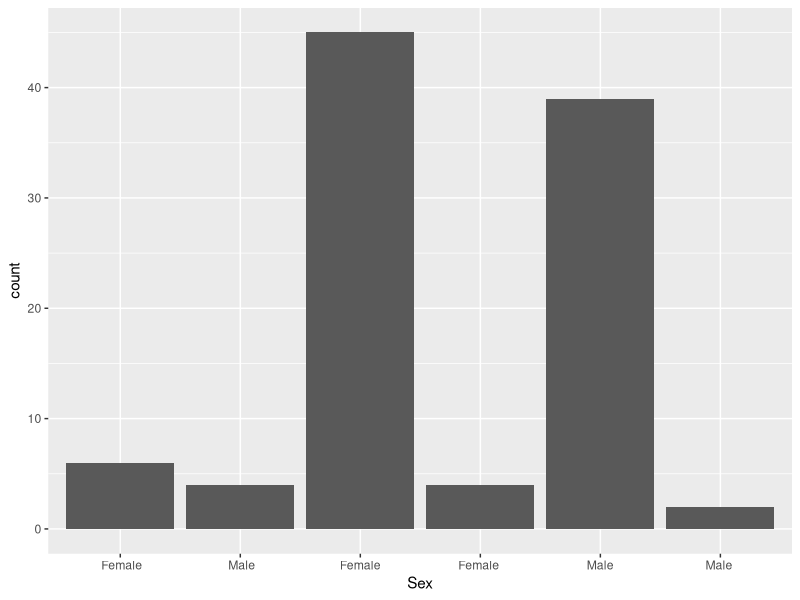
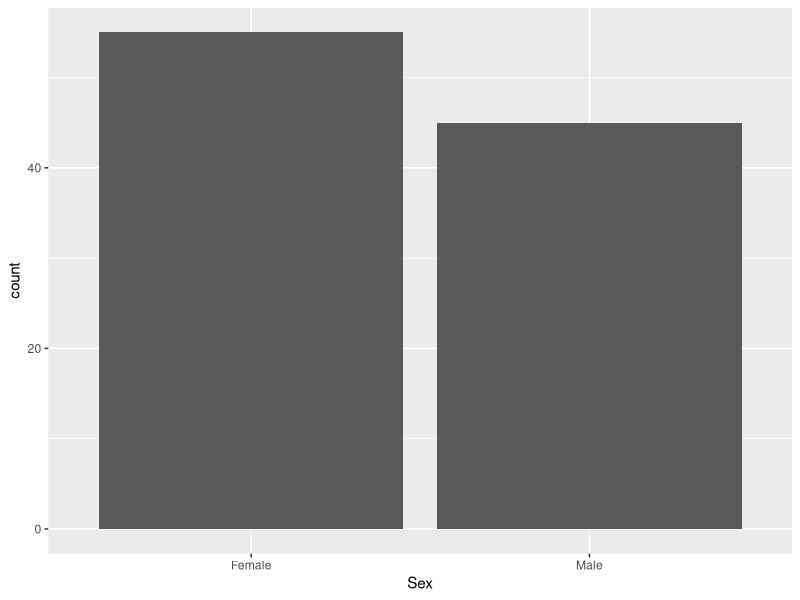
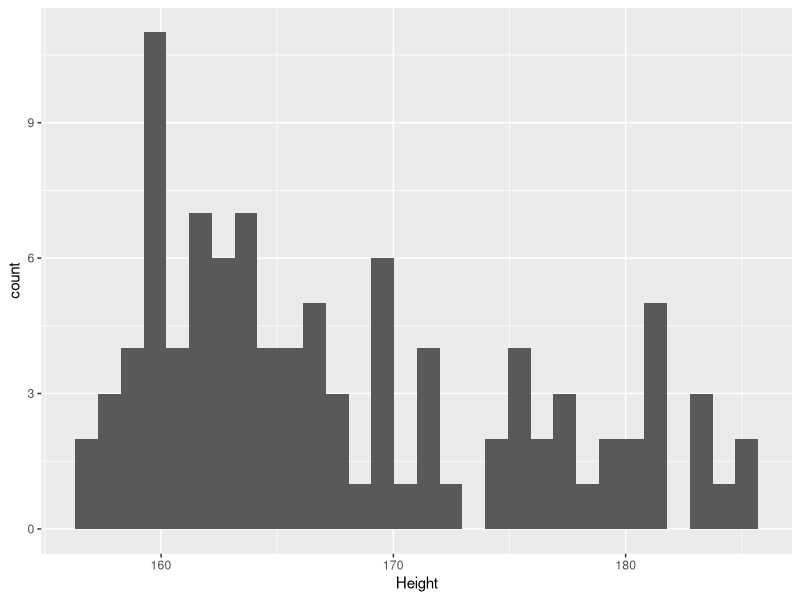

Source code (R) for these figures, in order:
## ---- chunk 1
options(tibble.print_max = 2, tibble.print_min = 2, max.print=10)
## ---- chunk 2
library(tidyverse)
## ---- chunk 3
patients <- read.delim("data/patient-data.txt")
patients <- as_tibble(patients)
patients
## ---- chunk 4
ggplot(patients, mapping = aes(x = Sex)) +
  geom_bar()
## ---- chunk 5
levels(patients$Sex)
## ---- chunk 6
str_trim(patients$Sex)
## ---- chunk 7
mutate(patients, Sex = str_trim(Sex))
## ---- chunk 8
mutate(patients, SexTrimmed = str_trim(Sex))
## ---- chunk 9
mutate(table1, percent = 100 * cases / population)
## ---- chunk 10
patients <- mutate(patients, Sex = factor(str_trim(Sex)))
levels(patients$Sex)
## ---- chunk 11
ggplot(patients, mapping = aes(x = Sex)) +
  geom_bar()
## ---- chunk 12
select(patients, Height)
## ---- chunk 13
str_remove(patients$Height, "cm")
## ---- chunk 14
as.numeric(str_remove(patients$Height, "cm"))
## ---- chunk 15
patients <- mutate(patients, Height = as.numeric(str_remove(Height, "cm")))
patients
## ---- chunk 16
ggplot(patients, mapping = aes(x = Height)) +
  geom_histogram()
## ---- chunk 17
patients <- read.delim("data/patient-data.txt")
patients <- as_tibble(patients)
patients <- mutate(patients,
                   Sex = as.factor(str_trim(Sex)),
                   Height = as.numeric(str_remove(Height, "cm")))
patients
## ---- chunk 18
patients <- read_tsv("data/patient-data-cleaned.txt")
mutate_at(patients, vars(Height, Weight), round, digits = 1)
## ---- chunk 19
mutate_at(patients, vars(ends_with("eight")), round, digits = 1)
## ---- chunk 20
patients <- read_tsv("data/patient-data-cleaned.txt")
patients <- mutate_if(patients, is.numeric, round, digits = 1)
patients
